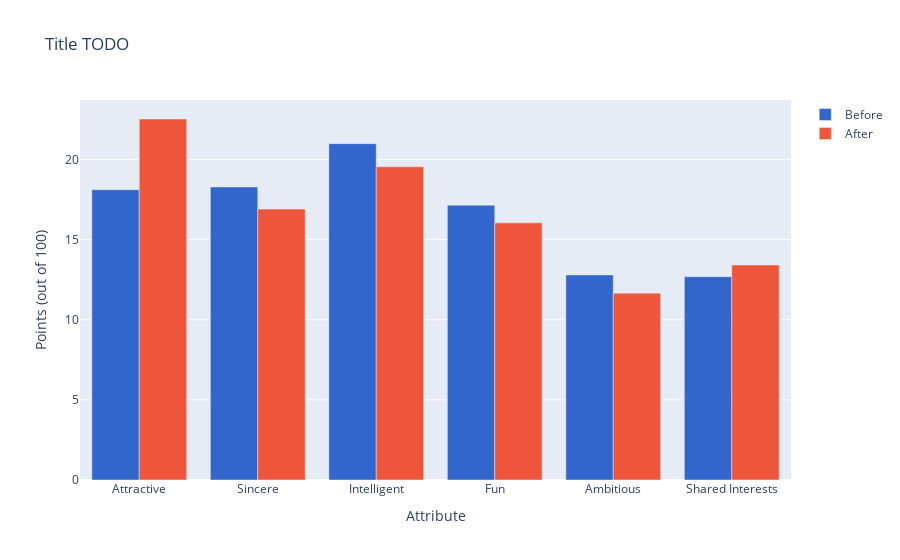

Write notebook code for a chart like this one.
### Code cell
df_merge_fem = df_fem_not.merge(df_fem_not_after, on="attribute")

display(df_merge_fem.head(6))

#fig_3.show()

fig = go.Figure(
    data=[
        go.Bar(
            name='Before',
            x=df_merge_fem["attribute"],
            y=df_merge_fem["points"],
            marker=go.bar.Marker(color=px.colors.qualitative.G10[0])),
        go.Bar(
            name='After',
            x=df_merge_fem["attribute"],
            y=df_merge_fem["points_after"],
            marker=go.bar.Marker(color=px.colors.qualitative.Plotly[1]))
])

fig.update_layout(
    barmode='group',
    title="Title TODO",
    xaxis_title="Attribute",
    yaxis_title="Points (out of 100)"
)

fig.show()

### Figure 1 — Plotly figure (JSON) as saved in the notebook; plotly's stock layout.template omitted (floating-point values rounded to 4 significant figures)
{"data": [{"marker": {"color": "#3366CC"}, "name": "Before", "type": "bar", "x": ["Attractive", "Sincere", "Intelligent", "Fun", "Ambitious", "Shared Interests"], "y": [18.12, 18.29, 20.99, 17.15, 12.8, 12.69]}, {"marker": {"color": "#EF553B"}, "name": "After", "type": "bar", "x": ["Attractive", "Sincere", "Intelligent", "Fun", "Ambitious", "Shared Interests"], "y": [22.53, 16.91, 19.55, 16.05, 11.66, 13.42]}], "layout": {"barmode": "group", "title": {"text": "Title TODO"}, "xaxis": {"title": {"text": "Attribute"}}, "yaxis": {"title": {"text": "Points (out of 100)"}}}}
